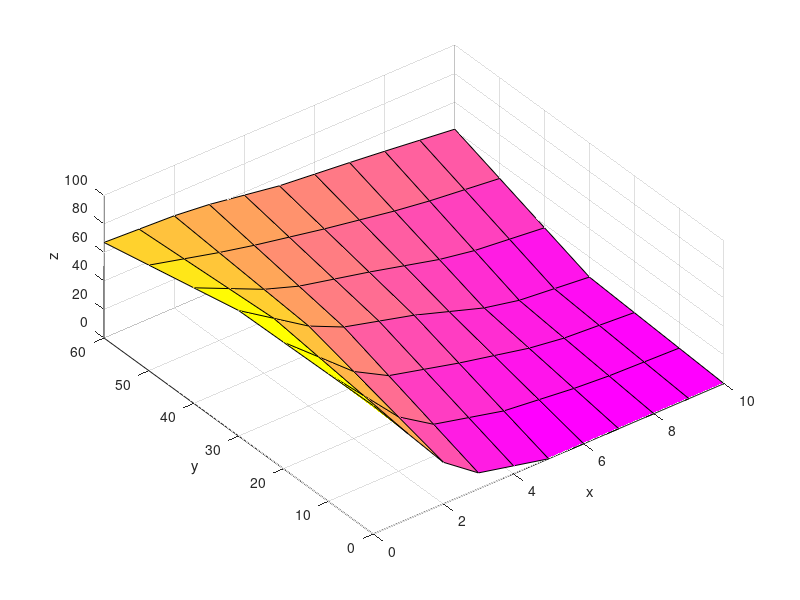

Source code (MATLAB):
% interp2(X,Y,Z,x,y,'method')
% linear nearest cubic spline
clear;clc;
x=0:2.5:10;
h=(0:30:60)';
T=[90 14 0 0 0;88 48 32 12 6;67 64 54 48 41];
xi=0:10;
hi=[0:10:60]';
Ti=interp2(x,h,T,xi,hi);
surf(xi,hi,Ti);
xlabel('x');ylabel('y');zlabel('z');
colormap(spring);
view(-37.5,60);